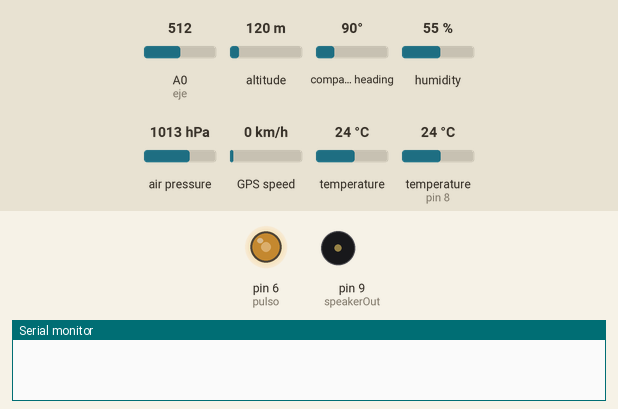
This sketch was run on a simulated Arduino Uno, built with avr-gcc and run on an emulated ATmega328P. On the bench: output pins drawn as LEDs (lit = HIGH), buzzer (waves = sounding), the last lines printed to the serial monitor. The test bench sets the inputs (shaded band); at power-on: air pressure 1013 hPa, A0 (eje) = 512, altitude 120 m, compass heading 90°, humidity 55 %, GPS speed 0 km/h, temperature 24 °C, temperature (sensor on pin 8) 24 °C. The GPS gets a fix after 3 s at 37.7749, -122.4194 with 8 satellites.

Above: at 1.2 s.
1.3 s: air pressure set to 952 hPa
At 2.1 s:
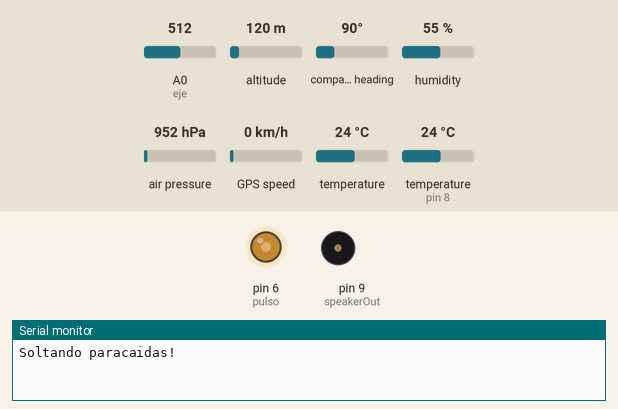
8.2 s: air pressure set to 961 hPa
13.5 s: air pressure set to 964 hPa
At 18.4 s:
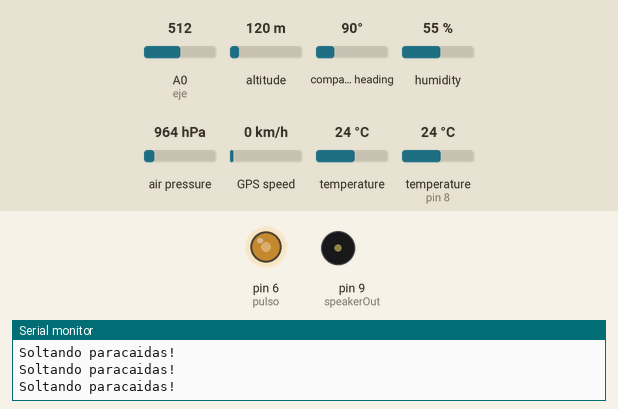
Timing chart, 0 to 24.9 s (numbered marks = the images above; inputs shaded):
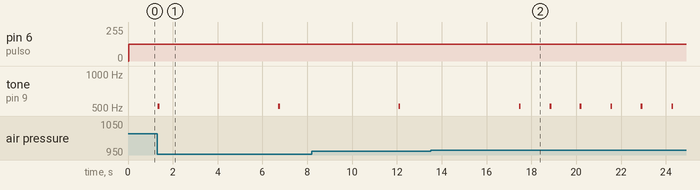

Measured:
- the behaviour switches between 962 and 963 hPa on air pressure (found by bisection; images 1 and 2)
- after the input at 1.3 s, tone on pin 9 (speakerOut): silent → 520 Hz after 5.4 s, → silent 0.08 s later
- after the input at 13.5 s, tone on pin 9 (speakerOut): alternates 520 Hz for 0.08 s and silent for 1.3 s, starting after 5.3 s

The sketch:

arduino.ino
```cpp
// (licence header left out)
#include <TinyGPS.h>
#include <SoftwareSerial.h>
#include <DHT.h>
#include <Wire.h>
#include <Adafruit_BMP085.h>

#define  C     1912    // 523 Hz
#define  R     0
#define DHTPIN 8
#define DHTTYPE DHT11   // DHT 11


Adafruit_BMP085 bmp;
SoftwareSerial mySerial(3, 4);
SoftwareSerial xbee(10,11);
TinyGPS gps;
int pulso = 6;
int eje = A0;
int x = 0;

void gpsdump(TinyGPS &gps);
void printFloat(double f, int digits = 2);
int speakerOut = 9;
DHT dht(DHTPIN, DHTTYPE);

void setup(){

    pinMode(speakerOut, OUTPUT);
    dht.begin();
    Serial.begin(9600);
    xbee.begin(57600);
    mySerial.begin(9600);

    if (!bmp.begin()) {
        xbee.println("Could not find a valid BMP085 sensor, check wiring!");
        while (1) {}
    }
}

int melody[] = { C };
int beats[]  = { 8 };
int MAX_COUNT = sizeof(melody) / 2;
long tempo = 10000;
int pause = 100;
int rest_count = 100;

int tone_ = 0;
int beat = 0;
long duration  = 0;

float a3 = 0.0;
float at[20];
int contador=0;
float a0 = 0;
int altitud_lim = 430;

void playTone() {

    long elapsed_time = 0;
    if (tone_ > 0) {

        while (elapsed_time < duration) {

            digitalWrite(speakerOut,HIGH);
            delayMicroseconds(tone_ / 2);

            digitalWrite(speakerOut, LOW);
            delayMicroseconds(tone_ / 2);

            elapsed_time += (tone_);
    }
  } else {

        for (int j = 0; j < rest_count; j++) {
            delayMicroseconds(duration);
    }
  }
}

void loop() {
    if (a0 == 0){
        if (contador < 20){
            at[contador] = bmp.readAltitude();
            contador++;
        } else {
            for (int i = 0; i < 20; i++){
                a0+=at[i];
        }
        a0/=20.0;
      }
    } else {
    a3 = bmp.readAltitude();
    if (a3 > a0+altitud_lim){
        Serial.println("Soltando paracaidas!");
        digitalWrite(5,HIGH);
        delay(2000);
        digitalWrite(5,LOW);
        delay(2000);
    }
    xbee.print("1,");
    xbee.print(bmp.readTemperature());
    xbee.print(",");
    xbee.print(bmp.readPressure());
    xbee.print(",");
    xbee.print(a3);
    xbee.println("");

    analogWrite(pulso, 124);
    delay(1000);
    x=analogRead(eje);
    xbee.print("4,");
    xbee.print(x);
    xbee.println("");

    bool newdata = false;
    unsigned long start = millis();


    while (millis() - start < 250) {
      if (mySerial.available()) {
        char c = mySerial.read();
        if (gps.encode(c)) {
          newdata = true;
        }
      }
    }

    if (newdata) {
      gpsdump(gps);
    }
    for (int i=0; i<MAX_COUNT; i++) {
      tone_ = melody[i];
      beat = beats[i];

      duration = beat * tempo;

      playTone();
      delayMicroseconds(pause);
    }
    float h = dht.readHumidity();
    float t = dht.readTemperature();

    if (isnan(h) || isnan(t)) {
      xbee.println("Failed to read from DHT sensor!");
      return;
    }

    xbee.print("3,");
    xbee.print(t);
    xbee.print(",");
    xbee.print(h);
    xbee.println("");
    }
}

void gpsdump(TinyGPS &gps){

    float flat, flon;
    unsigned long age;

    gps.f_get_position(&flat, &flon, &age);
    xbee.print("2,");
    printFloat(flat, 5);
    xbee.print(",");
    printFloat(flon, 5);
    xbee.print(",");
    printFloat(gps.f_altitude());
    xbee.println("");

    if(gps.f_altitude()> 1545 + altitud_lim){

        digitalWrite(5,HIGH);
        delay(2000);
        digitalWrite(5,LOW);
        delay(2000);
    }
}

void printFloat(double number, int digits){

    if (number < 0.0) {
        xbee.print('-');
        number = -number;
    }

    double rounding = 0.5;
    for (uint8_t i=0; i<digits; ++i){
        rounding /= 10.0;
    }

    number += rounding;

    unsigned long int_part = (unsigned long)number;
    double remainder = number - (double)int_part;
    xbee.print(int_part);

    if (digits > 0)
        xbee.print(".");

    while (digits-- > 0) {
        remainder *= 10.0;
        int toPrint = int(remainder);
        xbee.print(toPrint);
        remainder -= toPrint;
    }
}
```
